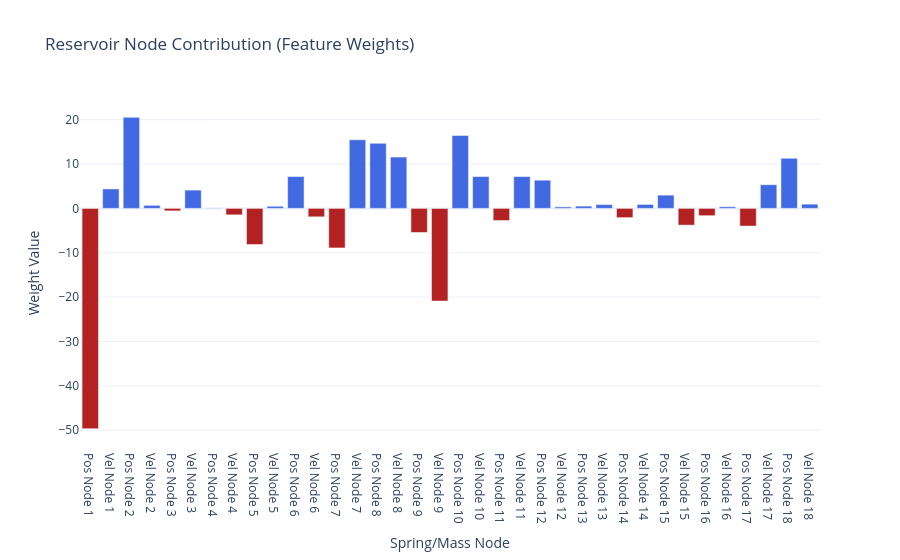
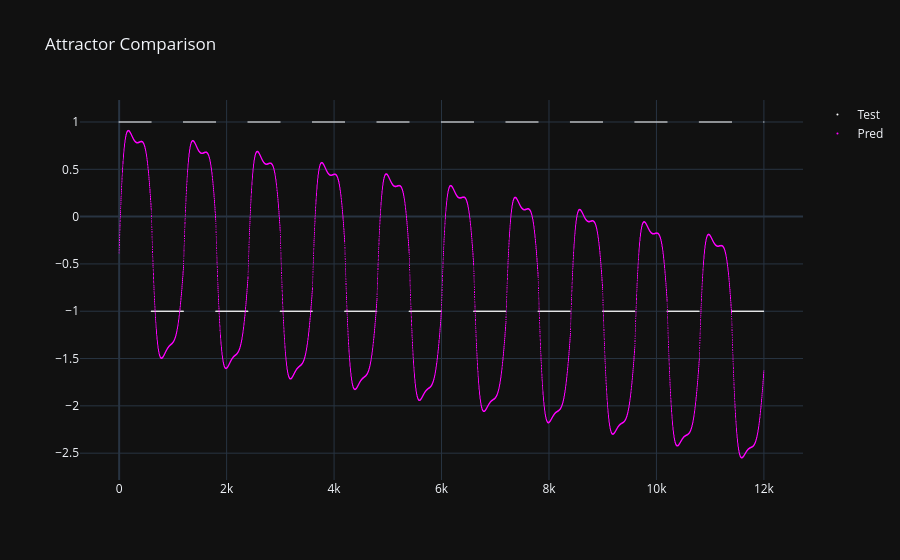
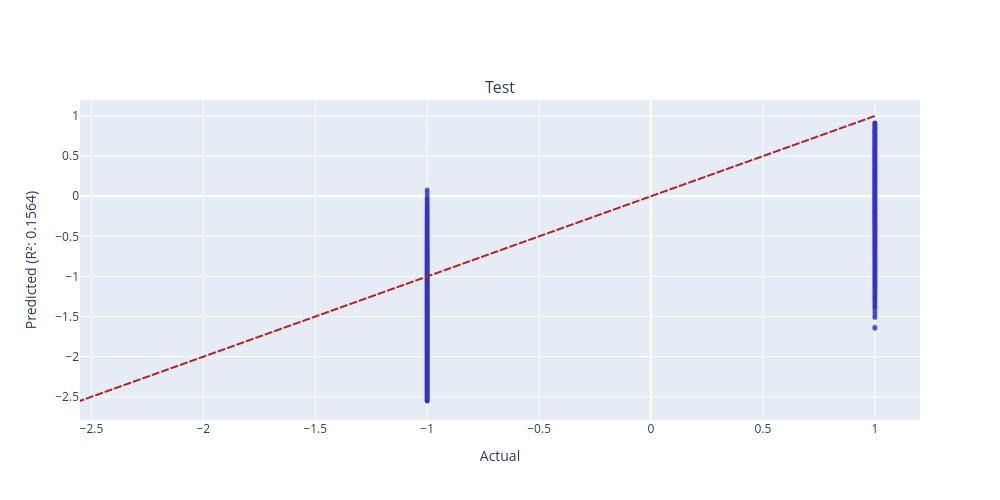

Source (notebook cell) for these figures, in order:
### Code cell
weight_plot(model.coef_).show()
scatter_plot([Y_test, Y_pred]).show()
r_2_plots_grid(Y_test, Y_pred, ["Test", "Pred"]).show()

### Figure 1 — Plotly figure (JSON) as saved in the notebook; plotly's stock layout.template omitted (floating-point values rounded to 4 significant figures)
{"data": [{"marker": {"color": ["firebrick", "royalblue", "royalblue", "royalblue", "firebrick", "royalblue", "royalblue", "firebrick", "firebrick", "royalblue", "royalblue", "firebrick", "firebrick", "royalblue", "royalblue", "royalblue", "firebrick", "firebrick", "royalblue", "royalblue", "firebrick", "royalblue", "royalblue", "royalblue", "royalblue", "royalblue", "firebrick", "royalblue", "royalblue", "firebrick", "firebrick", "royalblue", "firebrick", "royalblue", "royalblue", "royalblue"]}, "type": "bar", "x": ["Pos Node 1", "Vel Node 1", "Pos Node 2", "Vel Node 2", "Pos Node 3", "Vel Node 3", "Pos Node 4", "Vel Node 4", "Pos Node 5", "Vel Node 5", "Pos Node 6", "Vel Node 6", "Pos Node 7", "Vel Node 7", "Pos Node 8", "Vel Node 8", "Pos Node 9", "Vel Node 9", "Pos Node 10", "Vel Node 10", "Pos Node 11", "Vel Node 11", "Pos Node 12", "Vel Node 12", "Pos Node 13", "Vel Node 13", "Pos Node 14", "Vel Node 14", "Pos Node 15", "Vel Node 15", "Pos Node 16", "Vel Node 16", "Pos Node 17", "Vel Node 17", "Pos Node 18", "Vel Node 18"], "y": [-49.66, 4.38, 20.53, 0.6813, -0.5658, 4.12, 0.1055, -1.46, -8.143, 0.4795, 7.182, -1.908, -8.919, 15.47, 14.67, 11.56, -5.432, -20.89, 16.44, 7.176, -2.741, 7.171, 6.357, 0.3386, 0.5172, 0.8606, -2.084, 0.889, 2.987, -3.771, -1.648, 0.3681, -3.982, 5.337, 11.3, 0.9517]}], "layout": {"title": {"text": "Reservoir Node Contribution (Feature Weights)"}, "xaxis": {"title": {"text": "Spring/Mass Node"}}, "yaxis": {"title": {"text": "Weight Value"}}}}

### Figure 2 — Plotly figure (JSON) as saved in the notebook; plotly's stock layout.template omitted (floating-point values rounded to 4 significant figures; data arrays with more than 128 entries replaced by an {"elided": "..."} marker saying what was removed)
{"data": [{"marker": {"color": "white", "size": 1}, "mode": "markers", "name": "Test", "type": "scattergl", "x": {"elided": "12000 int values"}, "y": {"elided": "12000 int values"}}, {"marker": {"color": "magenta", "size": 1}, "mode": "markers", "name": "Pred", "type": "scattergl", "x": {"elided": "12000 int values"}, "y": {"elided": "12000 float values"}}], "layout": {"title": {"text": "Attractor Comparison"}}}

### Figure 3 — Plotly figure (JSON) as saved in the notebook; plotly's stock layout.template omitted (floating-point values rounded to 4 significant figures; data arrays with more than 128 entries replaced by an {"elided": "..."} marker saying what was removed)
{"data": [{"marker": {"color": "rgba(50, 50, 200, 0.5)", "size": 5}, "mode": "markers", "name": "Data", "type": "scattergl", "x": {"elided": "12000 int values"}, "xaxis": "x", "y": {"elided": "12000 float values"}, "yaxis": "y"}, {"line": {"color": "firebrick", "dash": "dash"}, "mode": "lines", "name": "Ideal", "type": "scattergl", "x": [-2.551, 1], "xaxis": "x", "y": [-2.551, 1], "yaxis": "y"}], "layout": {"annotations": [{"font": {"size": 16}, "showarrow": false, "text": "Test", "x": 0.5, "xanchor": "center", "xref": "paper", "y": 1, "yanchor": "bottom", "yref": "paper"}], "height": 500, "showlegend": false, "width": 1000, "xaxis": {"anchor": "y", "domain": [0, 1], "title": {"text": "Actual"}}, "yaxis": {"anchor": "x", "domain": [0, 1], "title": {"text": "Predicted (R²: 0.1564)"}}}}
